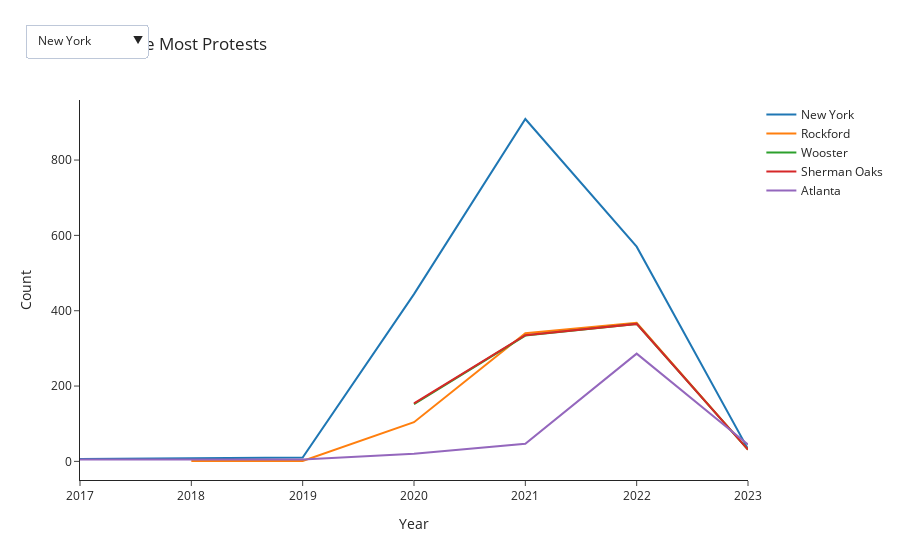

The notebook cell this image was saved under:
### Code cell
def go_cities():
    df = protest_data()
    dfg = df.groupby(['Year', 'City_Town']).size().to_frame().sort_values([0], ascending = False).head(10).reset_index()
    cities = list(dfg['City_Town'].unique())
    df['Count'] = 1
    df = df.loc[df['City_Town'].isin(cities)]
    
    # pivot data by year 
    df_pivot = df.groupby(['Year', 'City_Town']).count().reset_index()
    
    # create traces for figure 
    trace = []
    dropdowns = []
    buttons = []
    
    for i, city in enumerate(cities):
        sub_df = df_pivot.loc[df_pivot['City_Town'] == city]
        t = go.Scatter(x=sub_df["Year"], y=sub_df['Count'], name=city, mode="lines")        
        trace.append(t)
        dropdowns.append({'label': city, 'value':t})

    # Define the initial layout with the dropdown menu
    buttons =[ ]
    
    for i in range(len(dropdowns)):
        visible = [False] * len(cities)
        visible[i] = True
        buttons.append({'args': [{'visible': visible}],
                        'label': dropdowns[i]['label'], \
                        'method': 'update'
                        })

    initial_layout = go.Layout(
        updatemenus=[{'buttons': buttons,
            'direction': 'down',
            'showactive': True,
            'x': 0.1,
            'y': 1.2
                }
            ],
        xaxis=dict(title='Year'),
        yaxis=dict(title='Count')
            )

    #Create the figure with the traces and initial layout
    fig = go.Figure(data=trace, layout=initial_layout)
    fig.update_layout(
    title="Cities with the most Protests", template="simple_white"
    )

    return fig.show()

go_cities()

### Figure 1 — Plotly figure (JSON) as saved in the notebook; plotly's stock layout.template omitted (floating-point values rounded to 4 significant figures)
{"data": [{"mode": "lines", "name": "New York", "type": "scatter", "x": [2017, 2018, 2019, 2020, 2021, 2022, 2023], "y": [6, 7, 10, 444, 909, 570, 33]}, {"mode": "lines", "name": "Rockford", "type": "scatter", "x": [2018, 2019, 2020, 2021, 2022, 2023], "y": [1, 1, 104, 340, 368, 31]}, {"mode": "lines", "name": "Wooster", "type": "scatter", "x": [2020, 2021, 2022, 2023], "y": [152, 334, 365, 31]}, {"mode": "lines", "name": "Sherman Oaks", "type": "scatter", "x": [2020, 2021, 2022, 2023], "y": [154, 335, 365, 31]}, {"mode": "lines", "name": "Atlanta", "type": "scatter", "x": [2017, 2019, 2020, 2021, 2022, 2023], "y": [5, 5, 20, 47, 286, 45]}], "layout": {"title": {"text": "Cities with the Most Protests"}, "updatemenus": [{"buttons": [{"args": [{"visible": [true, false, false, false, false]}], "label": "New York", "method": "update"}, {"args": [{"visible": [false, true, false, false, false]}], "label": "Rockford", "method": "update"}, {"args": [{"visible": [false, false, true, false, false]}], "label": "Wooster", "method": "update"}, {"args": [{"visible": [false, false, false, true, false]}], "label": "Sherman Oaks", "method": "update"}, {"args": [{"visible": [false, false, false, false, true]}], "label": "Atlanta", "method": "update"}], "direction": "down", "showactive": true, "x": 0.1, "y": 1.2}], "xaxis": {"title": {"text": "Year"}}, "yaxis": {"title": {"text": "Count"}}}}
